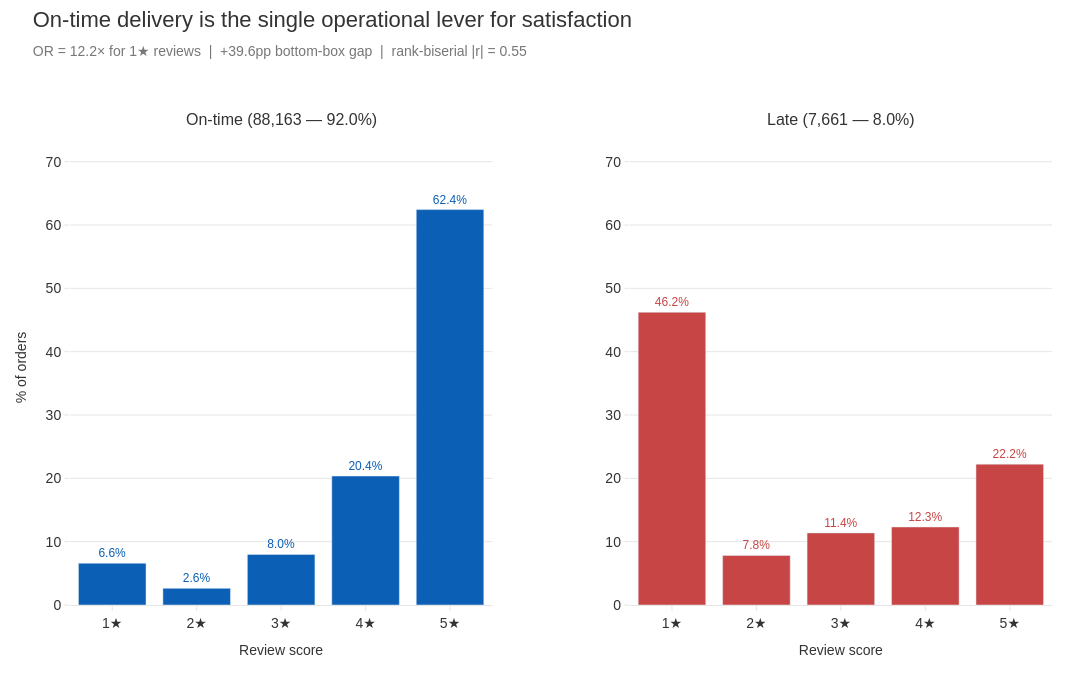

Source (notebook cell):
### Markdown cell above
### Cell 3 — On-time vs late distribution (slide 4)

### Code cell
ot = delivered[delivered['on_time'].notna()].copy()
on_time_dist = ot[ot['on_time']]['review_score'].value_counts(normalize=True).sort_index() * 100
late_dist    = ot[~ot['on_time']]['review_score'].value_counts(normalize=True).sort_index() * 100
n_on, n_late = ot['on_time'].sum(), (~ot['on_time']).sum()
pct_late = n_late / len(ot) * 100

fig = make_subplots(
    rows=1, cols=2,
    subplot_titles=(f'On-time ({n_on:,} — {100-pct_late:.1f}%)',
                    f'Late ({n_late:,} — {pct_late:.1f}%)'),
    horizontal_spacing=0.14)

fig.add_trace(go.Bar(
    x=[f"{int(s)}★" for s in on_time_dist.index], y=on_time_dist.values,
    marker_color=ACCENT,
    text=[f"{v:.1f}%" for v in on_time_dist.values], textposition='outside',
    textfont=dict(size=12, color=ACCENT), showlegend=False,
), row=1, col=1)
fig.add_trace(go.Bar(
    x=[f"{int(s)}★" for s in late_dist.index], y=late_dist.values,
    marker_color=WARNING,
    text=[f"{v:.1f}%" for v in late_dist.values], textposition='outside',
    textfont=dict(size=12, color=WARNING), showlegend=False,
), row=1, col=2)

style_slide(fig,
    title="On-time delivery is the single operational lever for satisfaction",
    subtitle="OR = 12.2× for 1★ reviews  |  +39.6pp bottom-box gap  |  rank-biserial |r| = 0.55",
    extra_top=20)
fig.update_yaxes(title_text="% of orders", range=[0, 75], row=1, col=1)
fig.update_yaxes(range=[0, 75], row=1, col=2)
fig.update_xaxes(title_text="Review score", row=1, col=1)
fig.update_xaxes(title_text="Review score", row=1, col=2)

fig.show()
save_slide(fig, "02_ontime_vs_late")

### Figure 1 — Plotly figure (JSON) as saved in the notebook; plotly's stock layout.template omitted (floating-point values rounded to 4 significant figures)
{"data": [{"marker": {"color": "#0B5FB4"}, "showlegend": false, "text": ["6.6%", "2.6%", "8.0%", "20.4%", "62.4%"], "textfont": {"color": "#0B5FB4", "size": 12}, "textposition": "outside", "type": "bar", "x": ["1★", "2★", "3★", "4★", "5★"], "xaxis": "x", "y": [6.591, 2.629, 7.99, 20.36, 62.43], "yaxis": "y"}, {"marker": {"color": "#C84545"}, "showlegend": false, "text": ["46.2%", "7.8%", "11.4%", "12.3%", "22.2%"], "textfont": {"color": "#C84545", "size": 12}, "textposition": "outside", "type": "bar", "x": ["1★", "2★", "3★", "4★", "5★"], "xaxis": "x2", "y": [46.22, 7.832, 11.38, 12.32, 22.24], "yaxis": "y2"}], "layout": {"annotations": [{"font": {"size": 16}, "showarrow": false, "text": "On-time (88,163 — 92.0%)", "x": 0.215, "xanchor": "center", "xref": "paper", "y": 1, "yanchor": "bottom", "yref": "paper"}, {"font": {"size": 16}, "showarrow": false, "text": "Late (7,661 — 8.0%)", "x": 0.785, "xanchor": "center", "xref": "paper", "y": 1, "yanchor": "bottom", "yref": "paper"}], "font": {"color": "#333333", "family": "Arial, Helvetica, sans-serif", "size": 14}, "height": 675, "margin": {"b": 70, "l": 70, "r": 40, "t": 130}, "paper_bgcolor": "white", "plot_bgcolor": "white", "title": {"font": {"color": "#333333", "size": 22}, "text": "On-time delivery is the single operational lever for satisfaction<br><span style='font-size:14px;color:#777;font-weight:normal'>OR = 12.2× for 1★ reviews  |  +39.6pp bottom-box gap  |  rank-biserial |r| = 0.55</span>", "x": 0.03, "xanchor": "left", "y": 0.96}, "width": 1200, "xaxis": {"anchor": "y", "domain": [0, 0.43], "linecolor": "#E5E5E5", "showgrid": false, "showline": true, "tickcolor": "#E5E5E5", "ticks": "outside", "title": {"font": {"size": 14}, "text": "Review score"}}, "xaxis2": {"anchor": "y2", "domain": [0.57, 1], "linecolor": "#E5E5E5", "showgrid": false, "showline": true, "tickcolor": "#E5E5E5", "ticks": "outside", "title": {"font": {"size": 14}, "text": "Review score"}}, "yaxis": {"anchor": "x", "domain": [0, 1], "gridcolor": "#E5E5E5", "range": [0, 75], "showgrid": true, "showline": false, "tickcolor": "#E5E5E5", "ticks": "outside", "title": {"font": {"size": 14}, "text": "% of orders"}, "zeroline": false}, "yaxis2": {"anchor": "x2", "domain": [0, 1], "gridcolor": "#E5E5E5", "range": [0, 75], "showgrid": true, "showline": false, "tickcolor": "#E5E5E5", "ticks": "outside", "title": {"font": {"size": 14}}, "zeroline": false}}}
